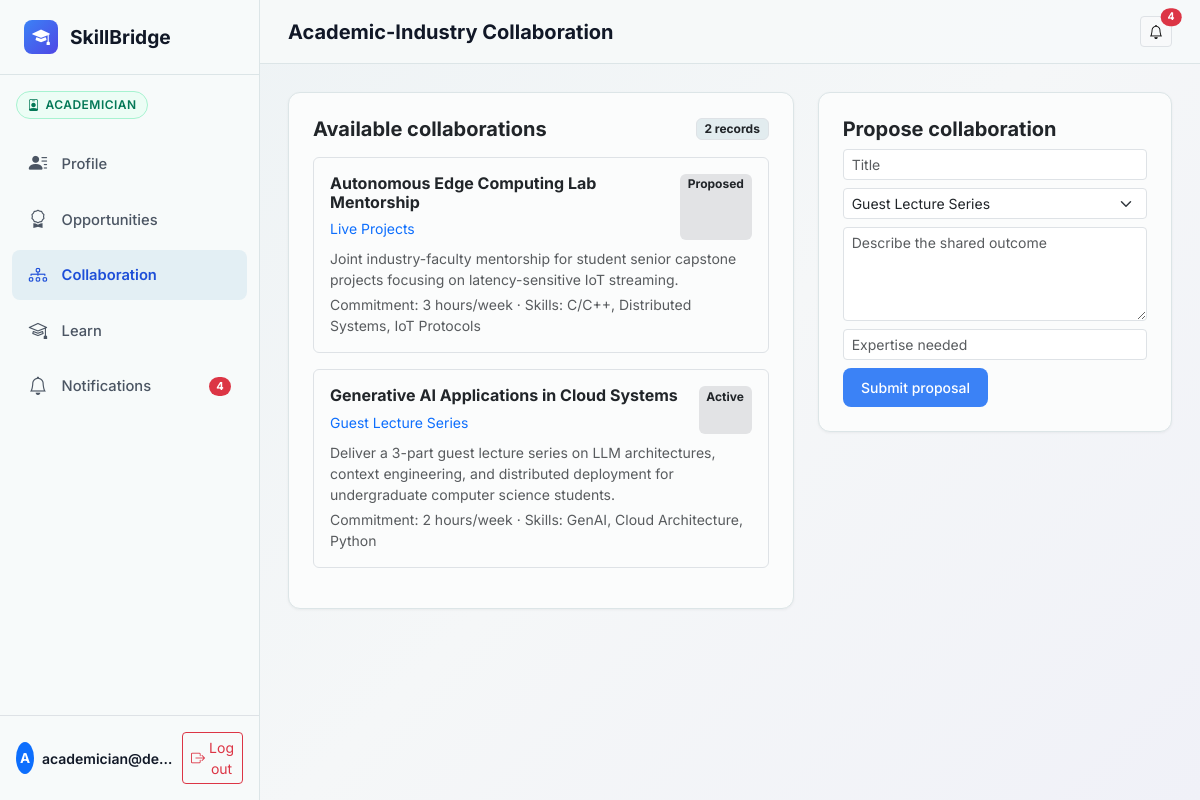
The app's page /academician/collaboration (signed in) with its own data.
### models.py (models this page shows, shortened)
class User(db.Model):
    __tablename__ = 'users'
    id = db.Column(db.Integer, primary_key=True)
    email = db.Column(db.String(120), unique=True, nullable=False, index=True)
    password_hash = db.Column(db.String(255), nullable=False)
    role = db.Column(db.String(50), nullable=False)  # student, industry, academician, institution
    created_at = db.Column(db.DateTime, default=datetime.utcnow)
    student_profile = db.relationship('StudentProfile', backref='user', uselist=False, cascade="all, delete-orphan")
    industry_profile = db.relationship('IndustryProfile', backref='user', uselist=False, cascade="all, delete-orphan")
    academician_profile = db.relationship('AcademicianProfile', backref='user', uselist=False, cascade="all, delete-orphan")
    institution_profile = db.relationship('InstitutionProfile', backref='admin_user', uselist=False, cascade="all, delete-orphan")
    notifications = db.relationship('Notification', backref='user', lazy='dynamic', cascade="all, delete-orphan")

class Collaboration(db.Model):
    __tablename__ = 'collaborations'
    id = db.Column(db.Integer, primary_key=True)
    academician_id = db.Column(db.Integer, db.ForeignKey('academician_profiles.id', ondelete='CASCADE'), nullable=True)
    industry_id = db.Column(db.Integer, db.ForeignKey('industry_profiles.id', ondelete='CASCADE'), nullable=True)
    institution_id = db.Column(db.Integer, db.ForeignKey('institution_profiles.id', ondelete='CASCADE'), nullable=True)
    title = db.Column(db.String(200), nullable=False)
    collaboration_type = db.Column(db.String(100), nullable=False)  # Guest Lecture, Workshop, Research, Live Project, etc.
    description = db.Column(db.Text, nullable=False)
    duration = db.Column(db.String(100), default="1 Semester")
    commitment = db.Column(db.String(100), default="4 hours / week")
    skills_needed = db.Column(db.String(255), default="GenAI, Full Stack Systems")
    deliverables = db.Column(db.Text, default="Joint curriculum development and student mentorship")
    status = db.Column(db.String(50), default="Proposed")  # Proposed, Accepted, Active, Completed
    created_at = db.Column(db.DateTime, default=datetime.utcnow)

### routes/academician_routes.py (the view)
@academician_bp.route('/collaboration')
@role_required('academician')
def collaboration():
    faculty = get_current_academician()
    my_collaborations = faculty.collaborations.order_by(Collaboration.created_at.desc()).all()
    all_collabs = Collaboration.query.order_by(Collaboration.created_at.desc()).all()
    collab_types = [
        "Guest Lecture Series", "Live Projects", "Workshops",
        "Research Collaboration", "Curriculum Development", "Industry Mentorship"
    ]
    return render_template(
        'academician/collaboration.html',
        faculty=faculty,
        my_collaborations=my_collaborations,
        all_collaborations=all_collabs,
        collab_types=collab_types
    )

### auth.py (called while the page is built, shortened)
def get_current_user():
    if hasattr(g, 'current_user') and g.current_user is not None:
        return g.current_user
    user_id = session.get('user_id')
    if user_id:
        user = db.session.get(User, user_id)
        if user:
            g.current_user = user
            return user

def role_required(*allowed_roles):
    def decorator(f):
        @wraps(f)
        def decorated_function(*args, **kwargs):
            user = get_current_user()
            if not user:
                if request.is_json:
                    return jsonify({'success': False, 'message': 'Authentication required.'}), 401
                flash('Please log in to access this page.', 'warning')
                return redirect(url_for('auth.login', next=request.path))
            return f(*args, **kwargs)
        return decorated_function
    return decorator

### routes/academician_routes.py (called while the page is built)
def get_current_academician():
    user = get_current_user()
    if user and user.role == 'academician':
        if not user.academician_profile:
            profile = AcademicianProfile(user_id=user.id, name_display="Dr. A. Sharma")
            db.session.add(profile)
            db.session.commit()
        return user.academician_profile
    return None

### templates/academician/collaboration.html (shortened to what this page needs)
{% extends "base.html" %}
{% block page_title %}Academic-Industry Collaboration{% endblock %}
{% block content %}
<div class="row g-4"><div class="col-lg-7"><div class="card card-sb p-4"><div class="d-flex justify-content-between align-items-center mb-3"><h5 class="fw-bold mb-0">Available collaborations</h5><span class="badge bg-light text-dark border">{{ all_collaborations|length }} records</span></div>{% for item in all_collaborations %}<div class="border rounded p-3 mb-3"><div class="d-flex justify-content-between"><div><h6 class="fw-bold mb-1">{{ item.title }}</h6><span class="small text-primary">{{ item.collaboration_type }}</span></div><span class="badge bg-secondary-subtle text-dark">{{ item.status }}</span></div><p class="small text-muted mt-2 mb-1">{{ item.description }}</p><div class="small text-muted">Commitment: {{ item.commitment }} · Skills: {{ item.skills_needed }}</div></div>{% else %}<p class="text-muted">No collaboration opportunities yet.</p>{% endfor %}</div></div><div class="col-lg-5"><div class="card card-sb p-4"><h5 class="fw-bold">Propose collaboration</h5><form method="POST" action="{{ url_for('academician.create_collaboration') }}" class="row g-2"><div class="col-12"><input class="form-control form-control-sm" name="title" placeholder="Title" required></div><div class="col-12"><select class="form-select form-select-sm" name="collaboration_type">{% for t in collab_types %}<option>{{ t }}</option>{% endfor %}</select></div><div class="col-12"><textarea class="form-control form-control-sm" name="description" rows="4" placeholder="Describe the shared outcome" required></textarea></div><div class="col-12"><input class="form-control form-control-sm" name="skills_needed" placeholder="Expertise needed"></div><div class="col-12"><button class="btn btn-sb-primary btn-sm" type="submit">Submit proposal</button></div></form></div></div></div>
{% endblock %}

### templates/base.html (shortened to what this page needs)
<!DOCTYPE html>
<html lang="en">
<head>
    <link href="https://cdn.jsdelivr.net/npm/bootstrap@5.3.3/dist/css/bootstrap.min.css" rel="stylesheet">
    <link rel="stylesheet" href="https://cdn.jsdelivr.net/npm/bootstrap-icons@1.11.3/font/bootstrap-icons.min.css">
    <link rel="stylesheet" href="{{ url_for('static', filename='css/style.css') }}">
</head>
<body>
    {% if current_user %}
    <div class="app-wrapper">
        <aside class="app-sidebar">
            <a href="/" class="brand-logo">
                <div class="brand-icon"><i class="bi bi-mortarboard-fill"></i></div>
                <span>SkillBridge</span>
            </a>
            <div class="px-3 pt-3 pb-1">
                <span class="role-badge role-badge-{{ current_user.role }}">
                    <i class="bi bi-person-badge"></i> {{ current_user.role }}
                </span>
            </div>
            <nav class="sidebar-nav">
                {% if current_user.role == 'student' %}
                <a href="{{ url_for('student.profile') }}" class="nav-item-link {% if request.endpoint == 'student.profile' %}active{% endif %}">
                    <i class="bi bi-person-circle"></i>
                    <span>Profile</span>
                </a>
                <a href="{{ url_for('student.skill_gap') }}" class="nav-item-link {% if request.endpoint in ['student.skill_gap', 'student.take_assessment', 'student.assessment_result', 'student.assessment_history'] %}active{% endif %}">
                    <i class="bi bi-graph-up-arrow"></i>
                    <span>Skill Gap</span>
                </a>
                <a href="{{ url_for('student.learning') }}" class="nav-item-link {% if request.endpoint == 'student.learning' %}active{% endif %}">
                    <i class="bi bi-book-half"></i>
                    <span>Learning</span>
                </a>
                <a href="{{ url_for('student.applications') }}" class="nav-item-link {% if request.endpoint == 'student.applications' %}active{% endif %}">
                    <i class="bi bi-send-check"></i>
                    <span>Applications</span>
                </a>
                <a href="{{ url_for('student.notifications') }}" class="nav-item-link {% if request.endpoint == 'student.notifications' %}active{% endif %}">
                    <i class="bi bi-bell"></i>
                    <span>Notifications</span>
                    {% if unread_notifications_count > 0 %}
                    <span class="badge bg-danger ms-auto rounded-pill">{{ unread_notifications_count }}</span>
                    {% endif %}
                </a>
                {% elif current_user.role == 'academician' %}
                <a href="{{ url_for('academician.profile') }}" class="nav-item-link {% if request.endpoint == 'academician.profile' %}active{% endif %}">
                    <i class="bi bi-person-lines-fill"></i>
                    <span>Profile</span>
                </a>
                <a href="{{ url_for('academician.opportunities') }}" class="nav-item-link {% if request.endpoint == 'academician.opportunities' %}active{% endif %}">
                    <i class="bi bi-award"></i>
                    <span>Opportunities</span>
                </a>
                <a href="{{ url_for('academician.collaboration') }}" class="nav-item-link {% if request.endpoint == 'academician.collaboration' %}active{% endif %}">
                    <i class="bi bi-diagram-3"></i>
                    <span>Collaboration</span>
                </a>
                <a href="{{ url_for('academician.learn') }}" class="nav-item-link {% if request.endpoint == 'academician.learn' %}active{% endif %}">
                    <i class="bi bi-mortarboard"></i>
                    <span>Learn</span>
                </a>
                <a href="{{ url_for('academician.notifications') }}" class="nav-item-link {% if request.endpoint == 'academician.notifications' %}active{% endif %}">
                    <i class="bi bi-bell"></i>
                    <span>Notifications</span>
                    {% if unread_notifications_count > 0 %}
                    <span class="badge bg-danger ms-auto rounded-pill">{{ unread_notifications_count }}</span>
                    {% endif %}
                </a>
                {% endif %}
            </nav>
            <div class="p-3 border-top mt-auto">
                <div class="d-flex align-items-center justify-content-between">
                    <div class="d-flex align-items-center gap-2 overflow-hidden">
                        <div class="bg-primary text-white rounded-circle d-flex align-items-center justify-content-center fw-bold" style="width: 32px; height: 32px; font-size: 0.85rem;">
                            {{ current_user.email[0]|upper }}
                        </div>
                        <div class="text-truncate">
                            <div class="small fw-semibold text-truncate">{{ current_user.email }}</div>
                        </div>
                    </div>
                    <a href="{{ url_for('auth.logout') }}" class="btn btn-sm btn-outline-danger d-inline-flex align-items-center gap-1 px-2" title="Log out of SkillBridge">
                        <i class="bi bi-box-arrow-right"></i>
                        <span>Log out</span>
                    </a>
                </div>
            </div>
        </aside>
        <div class="app-main">
            <header class="app-header">
                <div class="d-flex align-items-center gap-3">
                    <h5 class="mb-0 fw-bold">{% block page_title %}Dashboard{% endblock %}</h5>
                </div>
                <div class="d-flex align-items-center gap-2">
                    <a href="{% if current_user.role == 'student' %}{{ url_for('student.notifications') }}{% elif current_user.role == 'industry' %}{{ url_for('industry.notifications') }}{% elif current_user.role == 'academician' %}{{ url_for('academician.notifications') }}{% else %}{{ url_for('institution.notifications') }}{% endif %}" class="btn btn-sm btn-light position-relative border" title="Notifications">
                        <i class="bi bi-bell"></i>
                        {% if unread_notifications_count > 0 %}
                        <span class="position-absolute top-0 start-100 translate-middle badge rounded-pill bg-danger" style="font-size: 0.65rem;">
                            {{ unread_notifications_count }}
                        </span>
                        {% endif %}
                    </a>
                </div>
            </header>
            <main class="app-content">
                {% block content %}{% endblock %}
            </main>
        </div>
    </div>
    {% endif %}
</body>
</html>

### static/css/style.css (style rules this page uses)
:root { --sb-primary: #3B82F6; --sb-primary-hover: #2563EB; --sb-primary-dark: #1D4ED8; --sb-indigo: #4F46E5; --sb-bg-main: #EEF3F5; --sb-bg-soft: #E2ECEF; --sb-surface: #FBFCFC; --sb-surface-tinted: #F4F8F8; --sb-border: #DCE5E7; --sb-text-main: #111827; --sb-text-muted: #4B5563; --sb-text-light: #9CA3AF; --sb-success: #10B981; --sb-warning: #F59E0B; --sb-danger: #EF4444; --sb-sidebar-width: 260px; --sb-header-height: 64px; }
body { font-family: 'Inter', -apple-system, BlinkMacSystemFont, 'Segoe UI', Roboto, Helvetica, Arial, sans-serif; background-color: var(--sb-bg-main); background-image: radial-gradient(circle at 10% 0%, rgba(112, 170, 187, 0.12), transparent 30rem), radial-gradient(circle at 92% 20%, rgba(99, 102, 241, 0.08), transparent 28rem); color: var(--sb-text-main); margin: 0; padding: 0; overflow-x: hidden; -webkit-font-smoothing: antialiased; }
.app-wrapper { display: flex; min-height: 100vh; }
.app-sidebar { width: var(--sb-sidebar-width); background-color: #F7FAFA; border-right: 1px solid var(--sb-border); position: fixed; top: 0; bottom: 0; left: 0; z-index: 1020; display: flex; flex-direction: column; transition: transform 0.2s ease-in-out; }
.app-main { flex: 1; margin-left: var(--sb-sidebar-width); display: flex; flex-direction: column; min-height: 100vh; background: linear-gradient(135deg, #EEF3F5 0%, #F5F7F8 48%, #F0F1F8 100%); }
.app-header { height: var(--sb-header-height); background-color: rgba(247, 250, 250, 0.94); border-bottom: 1px solid var(--sb-border); position: sticky; top: 0; z-index: 1010; display: flex; align-items: center; justify-content: space-between; padding: 0 1.75rem; }
.app-content { padding: 1.75rem; flex: 1; padding-bottom: 5rem; }
.app-wrapper .bg-light { background-color: var(--sb-bg-soft) !important; }
.app-wrapper .card-sb.bg-white, .app-wrapper .card-sb { background-color: var(--sb-surface) !important; }
.brand-logo { display: flex; align-items: center; gap: 0.75rem; font-weight: 700; font-size: 1.2rem; color: var(--sb-text-main); text-decoration: none; padding: 1.25rem 1.5rem; border-bottom: 1px solid var(--sb-border); }
.brand-icon { width: 34px; height: 34px; background: linear-gradient(135deg, var(--sb-primary), var(--sb-indigo)); color: white; border-radius: 8px; display: flex; align-items: center; justify-content: center; font-size: 1.1rem; }
.sidebar-nav { padding: 1rem 0.75rem; display: flex; flex-direction: column; gap: 0.35rem; flex: 1; }
.nav-item-link { display: flex; align-items: center; gap: 0.85rem; padding: 0.7rem 1rem; border-radius: 8px; color: var(--sb-text-muted); font-weight: 500; font-size: 0.92rem; text-decoration: none; transition: all 0.15s ease; }
.nav-item-link.active { background-color: #E3EFF4; color: var(--sb-primary-dark); font-weight: 600; }
.nav-item-link i { font-size: 1.15rem; width: 20px; text-align: center; }
.role-badge { display: inline-flex; align-items: center; gap: 0.35rem; padding: 0.25rem 0.65rem; border-radius: 9999px; font-size: 0.75rem; font-weight: 600; text-transform: uppercase; letter-spacing: 0.04em; }
.role-badge-academician { background-color: #ECFDF5; color: #047857; border: 1px solid #A7F3D0; }
.card-sb { background-color: var(--sb-surface); border: 1px solid var(--sb-border); border-radius: 12px; box-shadow: 0 1px 3px rgba(0, 0, 0, 0.05); transition: box-shadow 0.15s ease, transform 0.15s ease; }
.btn-sb-primary { background-color: var(--sb-primary); color: white; border: none; font-weight: 500; border-radius: 8px; padding: 0.55rem 1.15rem; transition: background-color 0.15s ease; }

### records on screen
User: role "ACADEMICIAN", email "A", email "academician@de…"
Collaboration: title "Autonomous Edge Computing Lab Mentorship", collaboration_type "Live Projects", status "Proposed", description "Joint industry-faculty mentorship for student senior capstone projects focusing on latency-sensitive IoT streaming.", commitment "3 hours/week", skills_needed "C/C++, Distributed Systems, IoT Protocols"
Collaboration: title "Generative AI Applications in Cloud Systems", collaboration_type "Guest Lecture Series", status "Active", description "Deliver a 3-part guest lecture series on LLM architectures, context engineering, and distributed deployment for undergraduate computer science students.", commitment "2 hours/week", skills_needed "GenAI, Cloud Architecture, Python"

### other values on screen
{{ unread_notifications_count }} "4"
{{ all_collaborations|length }} "2"
form field collaboration_type "Guest Lecture Series"
